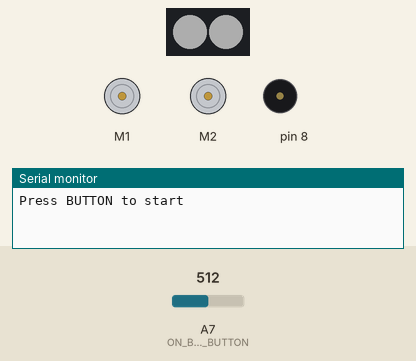
Recording of a sketch running on a simulated Arduino Nano, built with avr-gcc and run on an emulated ATmega328P. Shown: 2 RGB LEDs in strip order, left to right, 2 × DC motor (green arrow = forward, orange = backward, longer = faster), buzzer (waves = sounding), the last lines printed to the serial monitor. Inputs (shaded band) come from the test bench; at power-on: A7 (ON_BOARD_BUTTON) = 512. Dim RGB values are drawn brighter than linear.

Above: at 0.9 s.
1.0 s: A7 (ON_BOARD_BUTTON) set to 110
2.5 s: A7 (ON_BOARD_BUTTON) set to 94
At 3.03 s:
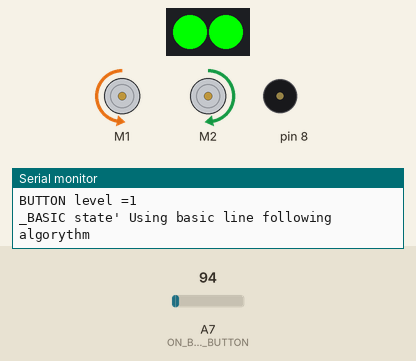
At 3.45 s:
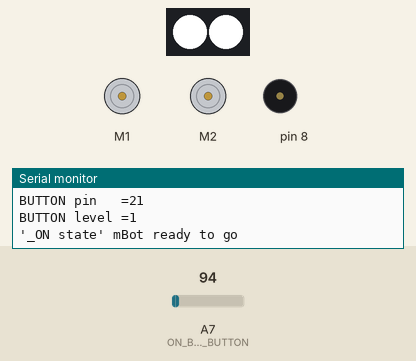
5.5 s: A7 (ON_BOARD_BUTTON) set to 122
At 6.0 s:
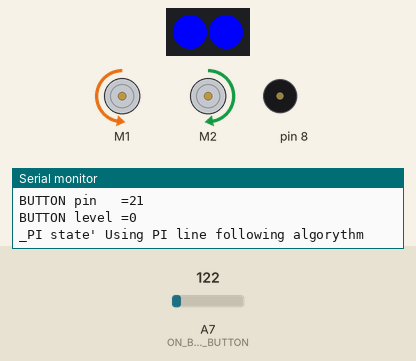
Timing chart, 0 to 8.5 s (numbered marks = the images above; inputs shaded):
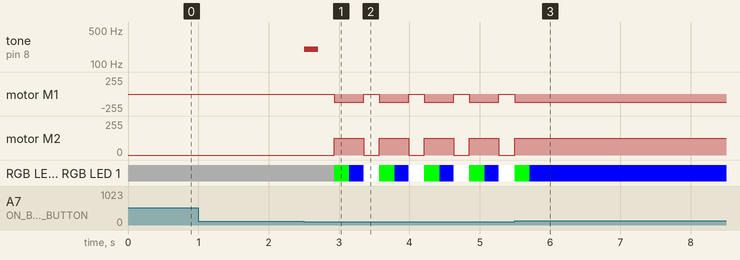

Measured:
- the behaviour switches between 101 and 100 on A7 (ON_BOARD_BUTTON) (found by bisection; images 0 and 1)
- after the input at 1.0 s, every drawn part: stays the same
- after the input at 2.5 s, tone on pin 8: silent → 200 Hz at once, → silent 0.20 s later; motor M1: alternates backward 127/255 for 0.42 s and stopped for 0.22 s, starting after 0.43 s
- after the input at 5.5 s, motor M1: stops changing and stays backward 127/255; motor M2: stops changing and stays forward 127/255

The sketch:

09-2_Mix_Line_Following_SingleButton.ino
```cpp
/* case S1_OUT_S2_OUT:       // if 10 backward, <10 turn left, >10 turn right
        if(LineFollowFlag==10){
          //Backward(); // if defined inside a function
          motor1.run(-SIG1 * moveSpeed); //-----> Malfunctioning possibly due to delay(200) in 'function onBoardButton_tick'
*/

/*State-Diagram: SWITCHING BETWEEN CONTROL ALGORYTHMS
    start
      |                   +-------\
      V                   V       |
  --------              ------    |
 |  OFF   |<--click-+->|  ON  |   |    Bright WHITE
  --------          |   ------    |
 Light WHITE        |     |       |
 on the first start |double-click |
                    |     |       |
        |     V       |
                    |   -------   |
                    +- | BASIC |  |    RED & GREEN
                    |   -------   |
                    |     |       |
                    |double-click |        - RED on the side  is OUT
                    |     |       |        - GREEN on the side is IN
                    |     V       |
                    |   ------    |
                    +--|  PI  |---/    ORANGE & BLUE
                        ------
 */

 // STATES -----------------------------------------------------------
typedef enum {
  _OFF,   // stop Robot
  _ON,    // start Robot with control loop of state _BASIC
  _BASIC, // Basic loop control: turn RIGHT on left side, turn LEFT on righ side, move FORWARD on line
  _PI     // Pseudo-PI control (proportional-integral)
}
States;

States nextState = _OFF; // Robot stopped when starting

// ----- On board button definitions ----------------------------------------
#define RGB_LEDS 13
#define ON_BOARD_BUTTON A7
#define READ_THRESHOLD 100
// -----------------------
// Setup a new OneButton on pin A7
boolean currentPressed = false;
boolean pre_buttonPressed = false;
unsigned int button_read = 1023;  // Starting value is "released" = HIGH (as opposite to "pressed"  LOW)

boolean onBoardButton_tick(int _pin) {
  unsigned int button_read = analogRead(_pin); // current button signal
  int buttonLevel;
  if (button_read > READ_THRESHOLD)   buttonLevel = LOW;
  else                                buttonLevel = HIGH;
  delay(200); // To avoid several ticks
  return(buttonLevel);
}

// Makeblock definitions -----------------------------------------------------
#include <MeMCore.h>
MeBuzzer buzzer;
MeLineFollower lineFinder(PORT_2);
MeDCMotor motor1(M1); //Motor1 is Left Motor
MeDCMotor motor2(M2); //Motor2 is Left Motor
MeRGBLed led(0, 30);
// -----------------------
int moveSpeed = 255*0.5; // Velocidad de referencia //230 in ref Program
int moveSpeedTurn = 255; // Velocidad de referencia //230 in ref Program
float SIG1 = -1.0; //Left motor scale factor, negative for going forward
float SIG2 = 1.0;  //Right motor scale factor
// ----------------------------------------------------------------------------

/****************** SETUP *********************************************************************************/
void setup() {
  led.setpin(RGB_LEDS);
  led.setColorAt(1, 50, 50, 50); //Set LED1 (RGBLED2) (LeftSide)
  led.setColorAt(0, 50, 50, 50); //Set LED0 (RGBLED1) (RightSide)
  led.show();

  pinMode(ON_BOARD_BUTTON, INPUT); //Define button pin as input
  Serial.begin(9600);
  Serial.println("Press BUTTON to start"); /////////////////////////////////// SERIAL MONITOR
  while (button_read > 100) {
    delay(50); //Wait till button pressed to start
    button_read = analogRead(ON_BOARD_BUTTON);
  }
  buzzer.tone(200, 200);   //Buzzer beep to indicate start
  nextState = _ON;
}
/******************* LOOP ********************************************************************************/
void loop() {
  // -------- Check for press / click on board button ----------

  // keep watching the push button:
  // ----------------- Version with native On Board Button code of Makeblock ---------------------
  int buttonLevel = onBoardButton_tick(ON_BOARD_BUTTON);
  Serial.print("BUTTON pin   ="); Serial.println(ON_BOARD_BUTTON); //////////////// SERIAL MONITOR
  Serial.print("BUTTON level ="); Serial.println(buttonLevel); //////////////////// SERIAL MONITOR
  if (buttonLevel) {
    if      (nextState == _OFF)   nextState = _ON;
    else if (nextState == _ON)    nextState = _BASIC;
    else if (nextState == _BASIC) nextState = _PI;
    else if (nextState == _PI)    nextState = _ON;
  }

  // ---- EXECUTE THE TASK OF THE SWITCHED STATE ---------------
  int sensorState = lineFinder.readSensors();

  switch (nextState) {
    case _OFF:
      // Stop the robot
      Serial.println("_OFF state' mBot stopping"); /////////////////////////////////// SERIAL MONITOR
      motor1.run(SIG1 * 0);  //Left motor Stop
      motor2.run(SIG2 * 0);  //Right motor Stop
      led.setColorAt(1, 50, 50, 50); //Set LED1 (RGBLED2) (LeftSide)
      led.setColorAt(0, 50, 50, 50); //Set LED0 (RGBLED1) (RightSide)
      led.show();
      break;

    case _ON:
      // Start (or re-start) the robot
      motor1.run(SIG1 * 0);  //Left motor Stop
      motor2.run(SIG2 * 0);  //Right motor Stop
      Serial.println("'_ON state' mBot ready to go"); ///////////////////////////////////// SERIAL MONITOR
      led.setColorAt(1, 255, 255, 255); //Set LED1 (RGBLED2) (LeftSide)
      led.setColorAt(0, 255, 255, 255); //Set LED0 (RGBLED1) (RightSide)
      led.show();
      break;

    case _BASIC:
    Serial.println("_BASIC state' Using basic line following algorythm"); /////////////////////////////////// SERIAL MONITOR
      // Basic line following algorythm
      FollowLineBasic (sensorState);
      break;

    case _PI:
    Serial.println("_PI state' Using PI line following algorythm"); /////////////////////////////////// SERIAL MONITOR
      // PI line following algorythm
      FollowLinePI (sensorState);
      break;

    default: break; }
  } // End of loop()
/***************************************************************************************************/

//////// FUNCTION FOR CONTROL LOOP ALGORYTHM: Basic *************************
  void FollowLineBasic (int sensorState) {
    static float turning_left = true;

    switch (sensorState) {
      case S1_IN_S2_IN:         // go FORWARD
        motor1.run(SIG1 * moveSpeed); //Left motor Run
        motor2.run(SIG2 * moveSpeed); //Right motor Run
        led.setColorAt(1, 0, 255, 0); //Set LED1 (RGBLED2) (LeftSide)
        led.setColorAt(0, 0, 255, 0); //Set LED0 (RGBLED1) (RightSide)
        led.show();
        break;

      case S1_IN_S2_OUT:         // turn LEFT
        motor1.run(SIG1 * 0);           //Left motor Stop
        motor2.run(SIG2 * moveSpeed);   //Right motor Run
        led.setColorAt(1, 0, 255, 0);   //Set LED1 (RGBLED2) (LeftSide)
        led.setColorAt(0, 255, 0, 0); //Set LED0 (RGBLED1) (RightSide)
        led.show();
        turning_left = true;
        break;

      case S1_OUT_S2_IN:         //turn RIGHT
        motor2.run(SIG2 * 0);         //Right motor Stop
        motor1.run(SIG1 * moveSpeed);  //Left motor Run
        led.setColorAt(1, 255, 0, 0); //Set LED1 (RGBLED2) (LeftSide)
        led.setColorAt(0, 0, 255, 0);   //Set LED0 (RGBLED1) (RightSide)
        led.show();
        turning_left = false;
        break;

      case S1_OUT_S2_OUT:
         // keep turning what it was turning
        if (turning_left) {
          motor1.run(SIG1 * 0);      //Left motor Stop
          motor2.run(SIG2 * moveSpeed);  //Right motor Run
        } else {
          motor1.run(SIG1 * moveSpeed);  //Left motor Run
          motor2.run(SIG2 * 0);      //Right motor Stop
        }
        led.setColorAt(1, 255, 0, 0);   //Set LED1 (RGBLED2) (LeftSide)
        led.setColorAt(0, 255, 0, 0); //Set LED0 (RGBLED1) (RightSide)
        led.show();
        break;

      default: break; } // End of 'switch' statement

  } // End of function FollowLineBasic

  //////// FUNCTION FOR CONTROL LOOP ALGORYTHM: PI *************************
  void FollowLinePI (int sensorState) {
    static int LineFollowFlag=0;  // Integral part of PI control loop

    switch (sensorState) {
      case S1_IN_S2_IN:         // go FORWARD
        motor1.run(SIG1 * moveSpeed); //230 in ref Program (repo from 'picasa')
        motor2.run(SIG2 * moveSpeed);
        LineFollowFlag=10; // ------------------------------------------- RESETS THE INTEGRAL PART
        led.setColorAt(1, 0, 0, 255); //Set LED1 (RGBLED2) (LeftSide)
        led.setColorAt(0, 0, 0, 255); //Set LED0 (RGBLED1) (RightSide)
        led.show();
        break;

      case S1_IN_S2_OUT:         // go FORWARD
        motor1.run(SIG1 * moveSpeed);
        motor2.run(SIG2 * moveSpeed);
        if (LineFollowFlag>1) LineFollowFlag--; // ---------------- DECREASE on RIGHT SIDE of line
        led.setColorAt(1,  0,  0, 255);   //Set LED1 (RGBLED2) (LeftSide)
        led.setColorAt(0, 255, 255, 0); //Set LED0 (RGBLED1) (RightSide)
        led.show();
        break;

      case S1_OUT_S2_IN:         // go FORWARD
        motor1.run(SIG1 * moveSpeed);
        motor2.run(SIG2 * moveSpeed);
        if (LineFollowFlag<20) LineFollowFlag++; // ---------------- INCREASE on LEFT SIDE of line
        led.setColorAt(1, 255, 255, 0); //Set LED1 (RGBLED2) (LeftSide)
        led.setColorAt(0,  0,  0, 255);   //Set LED0 (RGBLED1) (RightSide)
        led.show();
        break;

      case S1_OUT_S2_OUT:       // if 10 backward, <10 turn left, >10 turn right
        if(LineFollowFlag==10){
          //Backward(); // if defined inside a function
          motor1.run(-SIG1 * moveSpeed); // Malfunctioning possibly due to delay(200) in 'function onBoardButton_tick'
          motor2.run(-SIG2 * moveSpeed); //  "
          }
        if(LineFollowFlag<10){
          //TurnLeft(); // if defined inside a function
          motor1.run(SIG1 * moveSpeedTurn/10);
          motor2.run(SIG2 * moveSpeedTurn);
          }
        if(LineFollowFlag>10){
          //TurnRight(); // if defined inside a function
          motor1.run(SIG1 * moveSpeedTurn);
          motor2.run(SIG2 * moveSpeedTurn/10);
          }
        led.setColorAt(1, 255, 255, 0);   //Set LED1 (RGBLED2) (LeftSide)
        led.setColorAt(0, 255, 255, 0); //Set LED0 (RGBLED1) (RightSide)
        led.show();
        break;

      default: break; } // End of 'switch' statement

  } // End of function FollowLinePI
```
